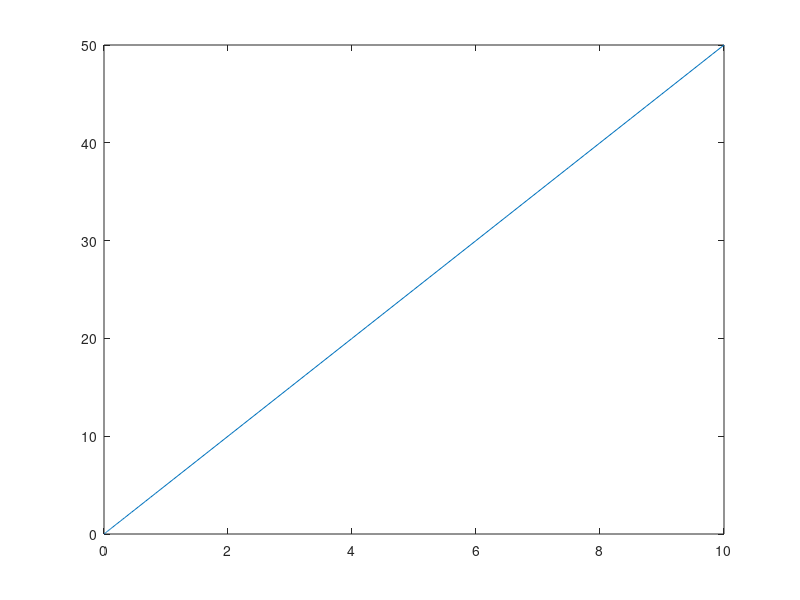

The MATLAB source for this figure:
function Lab01
x0 = 0
tspan = [0 10]
[tsol,xsol]=ode45(@ode1,tspan,x0)
plot(tsol,xsol)
end

function dtdx=ode1(~,~)
%dtdx=zeros(1,1)
dtdx=5
end